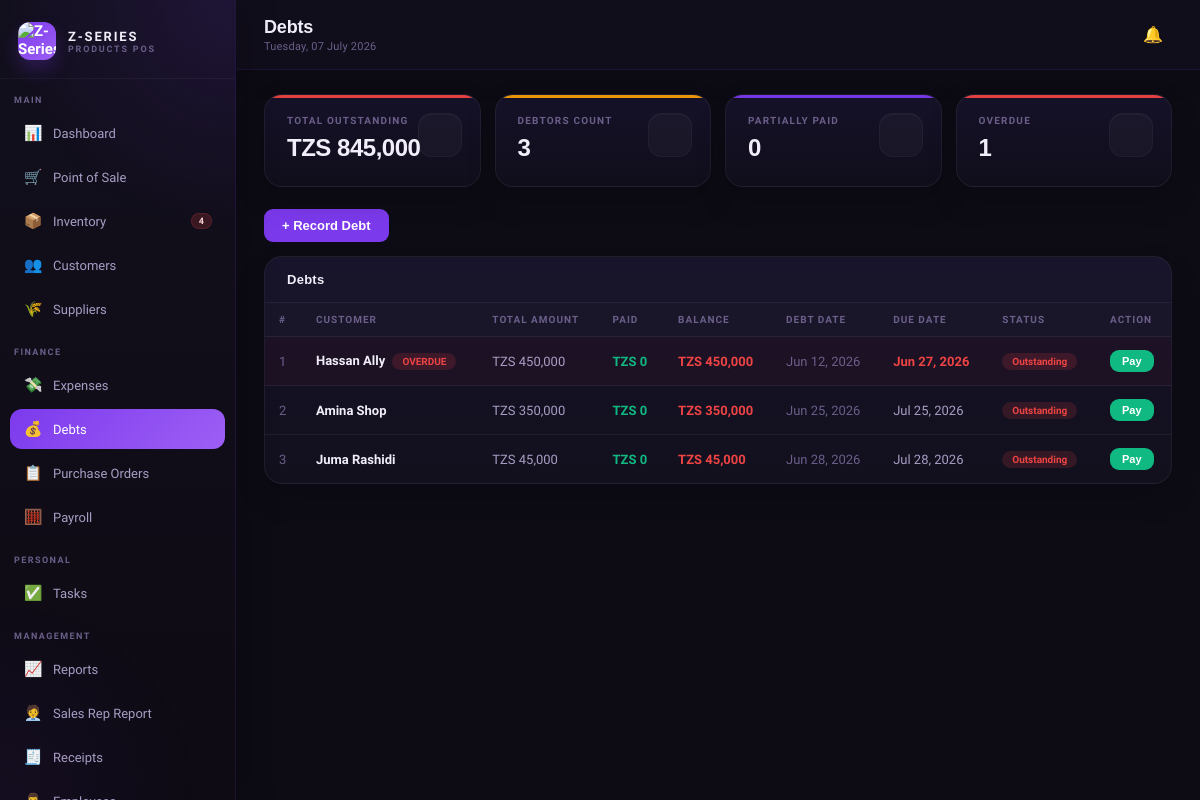
Page /debts.php (signed in) on the committed database.
### tables this page shows
CREATE TABLE debts (
  id INT AUTO_INCREMENT PRIMARY KEY,
  customer_id INT,
  customer_name VARCHAR(150),
  sale_id INT,
  amount DECIMAL(12,2) NOT NULL,
  amount_paid DECIMAL(12,2) DEFAULT 0,
  balance DECIMAL(12,2),
  description TEXT,
  debt_date DATE,
  due_date DATE,
  status ENUM('outstanding','partial','cleared') DEFAULT 'outstanding',
  created_at TIMESTAMP DEFAULT CURRENT_TIMESTAMP,
  FOREIGN KEY (customer_id) REFERENCES customers(id),
  FOREIGN KEY (sale_id) REFERENCES sales(id)
);

### config.php (called while the page is built, shortened)
<?php
function tzs($amount) {
    return 'TZS ' . number_format($amount, 0, '.', ',');
}
?>

### debts.php (the view, shortened to what this page needs)
<?php
require_once 'includes/header.php';
$debts = $conn->query("SELECT * FROM debts ORDER BY FIELD(status,'outstanding','partial','cleared'), debt_date ASC");
$stats = $conn->query("SELECT COALESCE(SUM(balance),0) as total, COUNT(*) as count, SUM(status='partial') as partial, SUM(DATEDIFF(CURDATE(),due_date)>0 AND status!='cleared') as overdue FROM debts WHERE status != 'cleared'")->fetch_assoc();
?>
<div class="stats-grid">
  <div class="stat-card red"><div class="stat-label">Total Outstanding</div><div class="stat-value"><?=tzs($stats['total'])?></div><div class="stat-icon"></div></div>
  <div class="stat-card amber"><div class="stat-label">Debtors Count</div><div class="stat-value"><?=$stats['count']?></div><div class="stat-icon"></div></div>
  <div class="stat-card purple"><div class="stat-label">Partially Paid</div><div class="stat-value"><?=$stats['partial']?></div><div class="stat-icon"></div></div>
  <div class="stat-card red"><div class="stat-label">Overdue</div><div class="stat-value"><?=$stats['overdue']?></div><div class="stat-icon"></div></div>
</div>
<div style="margin-bottom:14px"><button class="btn btn-primary" onclick="openModal('add-debt-modal')">+ Record Debt</button></div>
<div class="card"><div class="card-header"><span class="card-title">Debts</span></div>
<div class="table-wrap"><table><thead><tr><th>#</th><th>Customer</th><th>Total Amount</th><th>Paid</th><th>Balance</th><th>Debt Date</th><th>Due Date</th><th>Status</th><th>Action</th></tr></thead>
<tbody><?php $i=1; while($d=$debts->fetch_assoc()):
$cleared = $d['status']==='cleared';
$overdue = !$cleared && $d['due_date'] && strtotime($d['due_date']) < time();
$status_labels = ['outstanding'=>'Outstanding','partial'=>'Partial','cleared'=>'Paid'];
$status_class = $cleared ? 'success' : ($d['status']==='partial'?'warning':'danger');
?>
<tr <?php if(!$cleared): ?>style="cursor:pointer<?=$overdue?';background:rgba(239,68,68,0.04)':''?>" onclick="payDebt(<?=$d['id']?>,<?=$d['balance']?>,'<?=htmlspecialchars($d['customer_name'], ENT_QUOTES)?>','<?=$d['due_date']?:''?>')"<?php else: ?>style="opacity:0.65"<?php endif; ?>>
<td class="text-muted"><?=$i++?></td><td class="td-bold"><?=htmlspecialchars($d['customer_name'])?><?=$overdue?' <span class="badge badge-danger" style="margin-left:4px">OVERDUE</span>':''?></td>
<td><?=tzs($d['amount'])?></td><td class="text-success"><?=tzs($d['amount_paid'])?></td><td class="text-danger"><?=tzs($d['balance'])?></td>
<td class="text-muted"><?=date('M d, Y',strtotime($d['debt_date']))?></td>
<td class="<?=$overdue?'text-danger':''?>"><?=$d['due_date']?date('M d, Y',strtotime($d['due_date'])):'—'?></td>
<td><span class="badge badge-<?=$status_class?>"><?=$status_labels[$d['status']]?></span></td>
<td><?php if(!$cleared): ?><button class="btn btn-success btn-sm" onclick="event.stopPropagation();payDebt(<?=$d['id']?>,<?=$d['balance']?>,'<?=htmlspecialchars($d['customer_name'], ENT_QUOTES)?>','<?=$d['due_date']?:''?>')">Pay</button><?php else: ?>—<?php endif; ?></td>
</tr>
<?php endwhile; if($debts->num_rows===0):?><tr><td colspan="9" style="text-align:center;padding:30px;color:var(--success)">No debts recorded yet!</td></tr><?php endif;?></tbody></table></div></div>
<?php
require_once 'includes/footer.php'; ?>

### css/style.css (style rules this page uses)
* { margin:0;padding:0;box-sizing:border-box }
:root { --bg:#0D0B14;--bg2:#13101E;--bg3:#1A1628;--bg4:#211D35; --purple:#7C3AED;--purple2:#9D5FF5;--purple3:#5B21B6; --purple-glow:rgba(124,58,237,0.15);--purple-light:rgba(124,58,237,0.08); --text:#F1EEF9;--text2:#A89DC4;--text3:#6B5F8A; --border:rgba(124,58,237,0.18);--border2:rgba(255,255,255,0.06); --success:#10B981;--warning:#F59E0B;--danger:#EF4444;--info:#3B82F6; --card-bg:#16122A; }
body { font-family:'Satoshi',sans-serif;background:var(--bg);color:var(--text);min-height:100vh }
.premium-content .stats-grid, .premium-content .grid-2, .premium-content .grid-3-1, .premium-content .card, .premium-content .filter-bar { position:relative;z-index:1 }
.stats-grid { display:grid;grid-template-columns:repeat(4,1fr);gap:14px;margin-bottom:22px }
.stat-card { background:linear-gradient(180deg,rgba(22,18,42,0.96),rgba(17,14,28,0.98));border:1px solid var(--border2);border-radius:18px;padding:20px 22px;position:relative;overflow:hidden;box-shadow:0 14px 30px rgba(0,0,0,0.18) }
.stat-card::before { content:'';position:absolute;top:0;left:0;right:0;height:3px;opacity:0.95 }
.stat-card.purple::before { background:var(--purple) }
.stat-card.amber::before { background:var(--warning) }
.stat-card.red::before { background:var(--danger) }
.stat-label { font-size:10px;font-weight:700;color:var(--text3);text-transform:uppercase;letter-spacing:0.12em;margin-bottom:8px }
.stat-value { font-size:24px;font-weight:800;color:var(--text);font-family:'Syne',sans-serif;margin-bottom:4px;letter-spacing:-0.02em }
.stat-icon { position:absolute;right:18px;top:18px;width:44px;height:44px;border-radius:14px;display:flex;align-items:center;justify-content:center;font-size:20px;opacity:1;background:rgba(255,255,255,0.03);border:1px solid rgba(255,255,255,0.04);box-shadow:inset 0 1px 0 rgba(255,255,255,0.03) }
.card { background:linear-gradient(180deg,rgba(22,18,42,0.96),rgba(19,16,30,0.98));border:1px solid var(--border2);border-radius:18px;overflow:hidden;margin-bottom:16px;box-shadow:0 14px 30px rgba(0,0,0,0.16) }
.card-header { padding:15px 22px;border-bottom:1px solid var(--border2);display:flex;align-items:center;justify-content:space-between;background:rgba(255,255,255,0.01) }
.card-title { font-size:13px;font-weight:800;color:var(--text);font-family:'Syne',sans-serif;letter-spacing:0.02em }
.table-wrap { overflow-x:auto }
table { width:100%;border-collapse:collapse }
th { padding:11px 14px;text-align:left;font-size:10px;font-weight:800;color:var(--text3);text-transform:uppercase;letter-spacing:0.1em;border-bottom:1px solid var(--border2);background:rgba(255,255,255,0.02);white-space:nowrap }
td { padding:13px 14px;font-size:13px;color:var(--text2);border-bottom:1px solid var(--border2);vertical-align:middle }
tr:last-child td { border-bottom:none }
.td-bold { color:var(--text);font-weight:600 }
.badge { padding:3px 10px;border-radius:99px;font-size:10px;font-weight:700;display:inline-block;white-space:nowrap }
.badge-danger { background:rgba(239,68,68,0.15);color:var(--danger) }
.text-success { color:var(--success);font-weight:700 }
.text-danger { color:var(--danger);font-weight:700 }
.text-muted { color:var(--text3) }
.btn { padding:9px 18px;border-radius:9px;border:none;font-size:13px;font-weight:600;cursor:pointer;font-family:'DM Sans',sans-serif;transition:all 0.15s;text-decoration:none;display:inline-flex;align-items:center;gap:6px }
.btn-primary { background:var(--purple);color:white }
.btn-success { background:var(--success);color:white }
.btn-sm { padding:5px 12px;font-size:11px }
.table-wrap td .btn, .table-wrap td form { display:inline-flex;align-items:center }

### rows in the picture
debts: customer_name "Hassan Ally", shows "OVERDUE", amount "TZS 450,000", amount_paid "TZS 0", balance "TZS 450,000", debt_date "Jun 12, 2026", due_date "Jun 27, 2026", status "Outstanding"
debts: customer_name "Amina Shop", amount "TZS 350,000", amount_paid "TZS 0", balance "TZS 350,000", debt_date "Jun 25, 2026", due_date "Jul 25, 2026", status "Outstanding"
debts: customer_name "Juma Rashidi", amount "TZS 45,000", amount_paid "TZS 0", balance "TZS 45,000", debt_date "Jun 28, 2026", due_date "Jul 28, 2026", status "Outstanding"

### other values in the picture
$low_stock_count "4"
$page_title "Debts"
tzs($stats['total']) "TZS 845,000"
$stats['count'] "3"
$stats['partial'] "0"
$stats['overdue'] "1"
